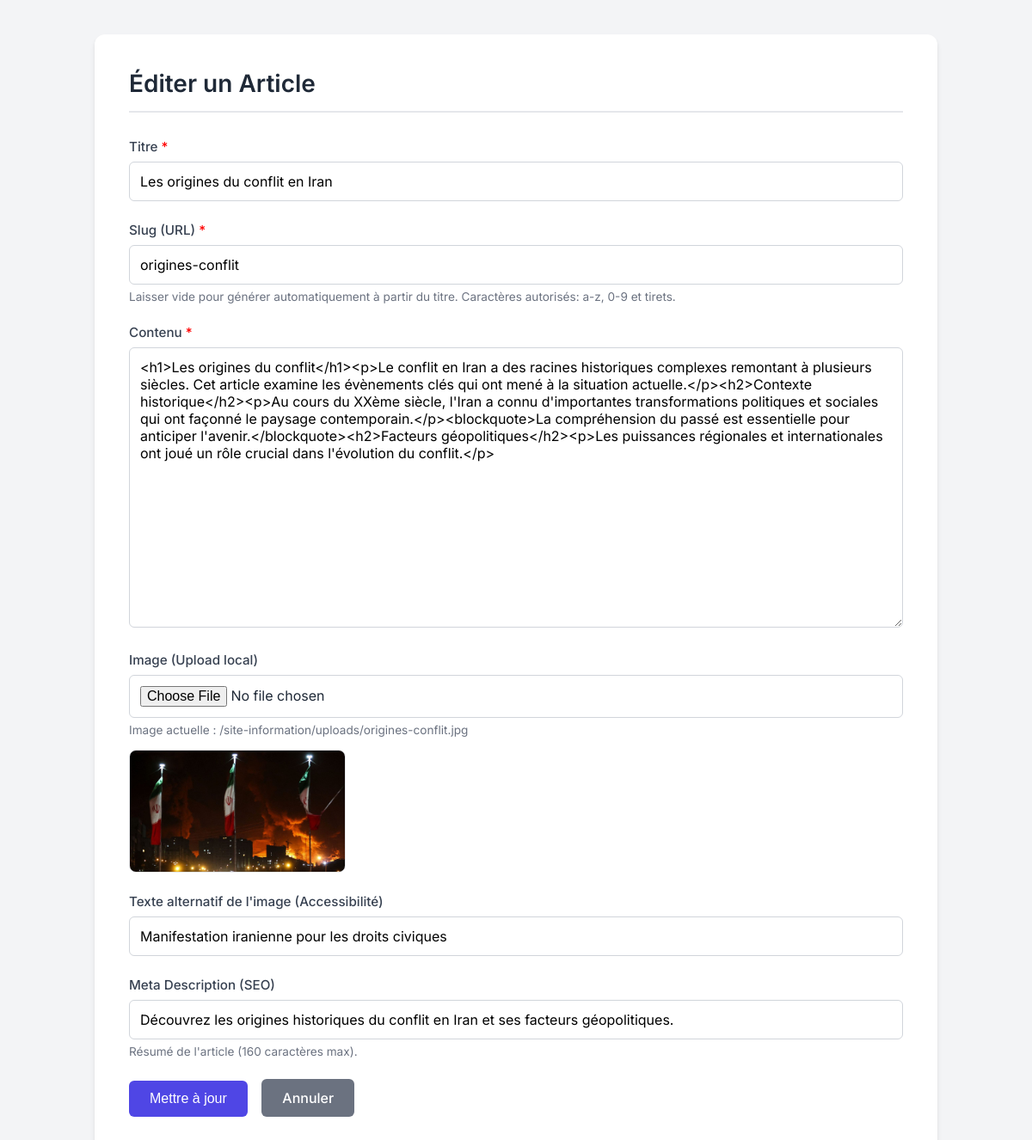
The page /backoffice/article-form.php?id=1 (signed in) on the database as committed earlier.
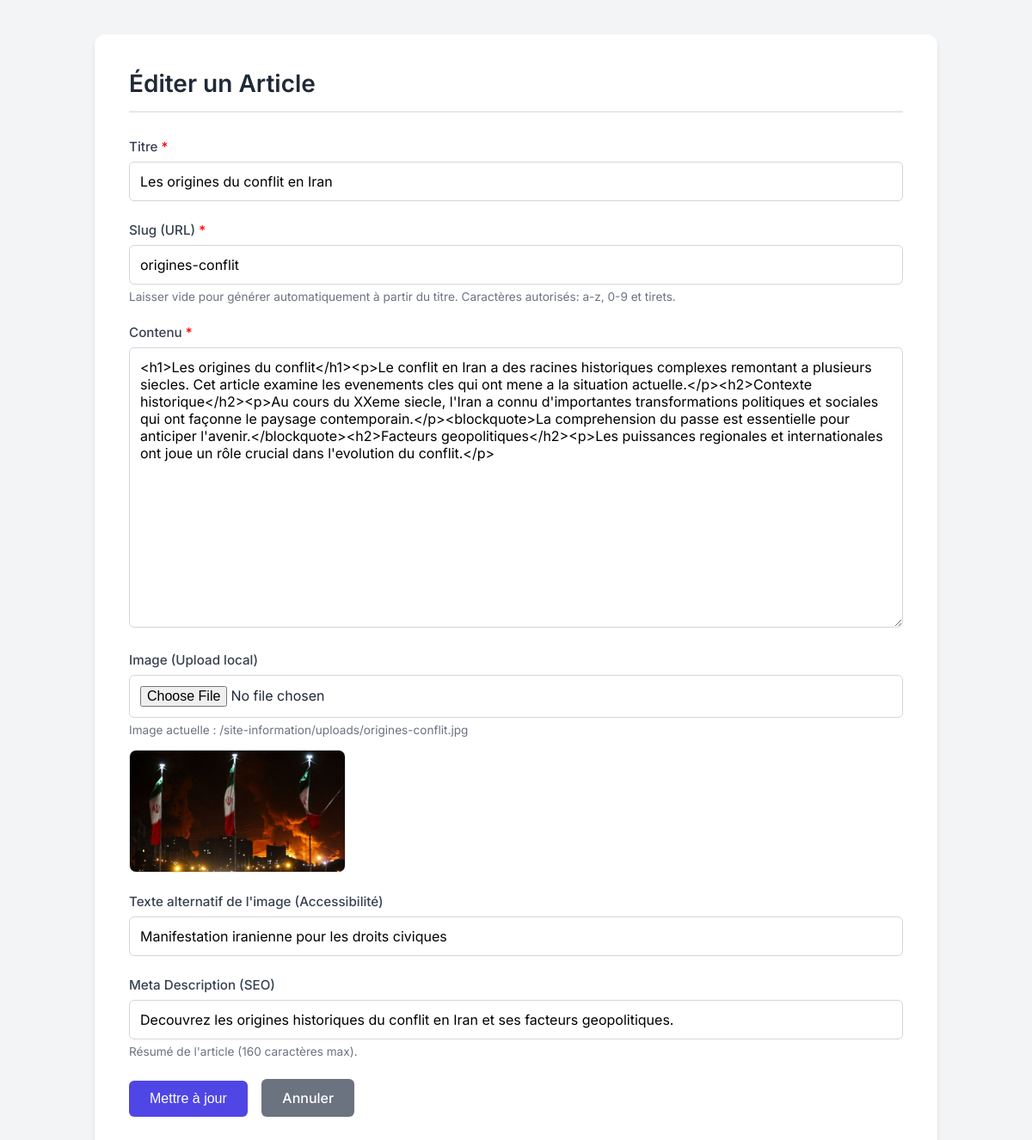
The same page on the database as committed later.
### tables this page shows
CREATE TABLE articles (
    id INT AUTO_INCREMENT PRIMARY KEY,
    titre VARCHAR(255) NOT NULL,
    slug VARCHAR(255) NOT NULL UNIQUE,
    contenu TEXT NOT NULL,
    image_url VARCHAR(255),
    image_alt VARCHAR(150),
    meta_description VARCHAR(160),
    date_creation TIMESTAMP DEFAULT CURRENT_TIMESTAMP,
    date_modification TIMESTAMP DEFAULT CURRENT_TIMESTAMP ON UPDATE CURRENT_TIMESTAMP,
    INDEX (slug),
    INDEX (date_creation)
);

### backoffice/article-form.php (the view, shortened to what this page needs)
<?php
require_once '../includes/db.php';
$id = isset($_GET['id']) ? (int)$_GET['id'] : null;
$article = [
    'titre' => '',
    'slug' => '',
    'contenu' => '',
    'image_url' => '',
    'image_alt' => '',
    'meta_description' => ''
];
function resolveBackofficePreviewUrl(string $imageUrl): string
{
    $path = parse_url($imageUrl, PHP_URL_PATH) ?: $imageUrl;
    $path = str_replace('\\', '/', $path);
    if (preg_match('#(?:^|/)uploads/([^/]+)$#', $path, $matches)) {
        return '../uploads/' . $matches[1];
    }
    return '../' . ltrim($imageUrl, '/');
}
if ($id) {
    try {
        $stmt = $pdo->prepare("SELECT * FROM articles WHERE id = :id");
        $stmt->execute([':id' => $id]);
        $fetched = $stmt->fetch(PDO::FETCH_ASSOC);
        if ($fetched) {
            $article = $fetched;
        } else {
            $error = "Article introuvable.";
            $id = null;
        }
    } catch (PDOException $e) {
        $error = "Erreur SQL : " . $e->getMessage();
    }
}
?>
<!DOCTYPE html>
<html lang="fr">
<head>
</head>
<body>
<div class="container">
    <h1><?= $id ? 'Éditer' : 'Ajouter' ?> un Article</h1>
    <form method="POST" action="" enctype="multipart/form-data">
        <div class="form-group">
            <label for="titre">Titre <span style="color:red">*</span></label>
            <input type="text" id="titre" name="titre" value="<?= htmlspecialchars($article['titre']) ?>" required>
        </div>
        <div class="form-group">
            <label for="slug">Slug (URL) <span style="color:red">*</span></label>
            <input type="text" id="slug" name="slug" value="<?= htmlspecialchars($article['slug']) ?>" required>
            <div class="info">Laisser vide pour générer automatiquement à partir du titre. Caractères autorisés: a-z, 0-9 et tirets.</div>
        </div>
        <div class="form-group">
            <label for="contenu">Contenu <span style="color:red">*</span></label>
            <textarea id="contenu" name="contenu" rows="15" style="width:100%"><?= htmlspecialchars($article['contenu']) ?></textarea>
        </div>
        <div class="form-group">
            <label for="image_file">Image (Upload local)</label>
            <input type="file" id="image_file" name="image_file" accept=".jpg,.jpeg,.png,.webp">
            <?php if (!empty($article['image_url'])): ?>
                <div class="info">Image actuelle : <?= htmlspecialchars($article['image_url']) ?></div>
                <img src="<?= htmlspecialchars(resolveBackofficePreviewUrl((string) $article['image_url'])) ?>" alt="Aperçu">
            <?php endif; ?>
        </div>
        <div class="form-group">
            <label for="image_alt">Texte alternatif de l'image (Accessibilité)</label>
            <input type="text" id="image_alt" name="image_alt" value="<?= htmlspecialchars($article['image_alt']) ?>">
        </div>
        <div class="form-group">
            <label for="meta_description">Meta Description (SEO)</label>
            <input type="text" id="meta_description" name="meta_description" value="<?= htmlspecialchars($article['meta_description']) ?>" maxlength="160">
            <div class="info">Résumé de l'article (160 caractères max).</div>
        </div>
        <div>
            <button type="submit" class="btn-submit"><?= $id ? 'Mettre à jour' : 'Enregistrer' ?></button>
            <a href="articles.php" class="btn-cancel">Annuler</a>
        </div>
    </form>
</div>
</body>
</html>

Rows that differ between the two databases and show on the page:
changed articles "/site-information/uploads/origines-conflit.jpg": contenu "…racines historiques complexes remontant à plusieurs siècles. Cet article examine les évènements clés qui ont mené à la situation actuelle.</p><h2>Contexte historique</h2><p>Au cours du XXème siècle, l'Iran a connu d'importantes transformations politiques et sociales qui ont façonné le paysage contemporain.</p><blockquote>La compréhension du passé est essentielle pour anticiper l'avenir.</blockquote><h2>Facteurs géopolitiques</h2><p>Les puissances régionales et internationales ont joué un rôle crucial dans l'évolution du conflit.</p>" → "…racines historiques complexes remontant a plusieurs siecles. Cet article examine les evenements cles qui ont mene a la situation actuelle.</p><h2>Contexte historique</h2><p>Au cours du XXeme siecle, l'Iran a connu d'importantes transformations politiques et sociales qui ont façonne le paysage contemporain.</p><blockquote>La comprehension du passe est essentielle pour anticiper l'avenir.</blockquote><h2>Facteurs geopolitiques</h2><p>Les puissances regionales et internationales ont joue un rôle crucial dans l'evolution du conflit.</p>"; meta_description "Découvrez les origines historiques du conflit en Iran et ses facteurs géopolitiques." → "Decouvrez les origines historiques du conflit en Iran et ses facteurs geopolitiques."
